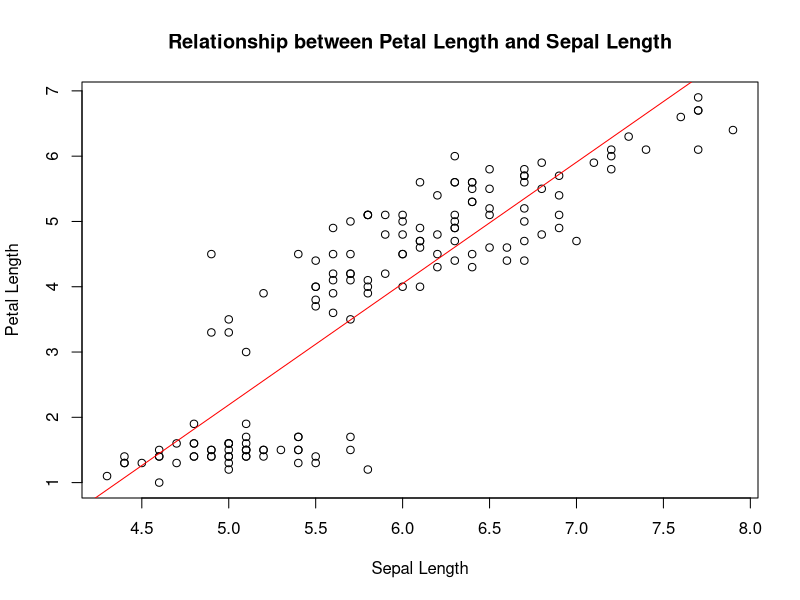

Source code (R):

# Load the iris dataset
data(iris)

# Create a linear regression model to predict petal length based on sepal length
model <- lm(Petal.Length ~ Sepal.Length, data = iris)

# Print the model summary
summary(model)

# Plot the relationship between petal length and sepal length with the regression line
plot(Petal.Length ~ Sepal.Length, data = iris, main = "Relationship between Petal Length and Sepal Length",
     xlab = "Sepal Length", ylab = "Petal Length")
abline(model, col = "red")

